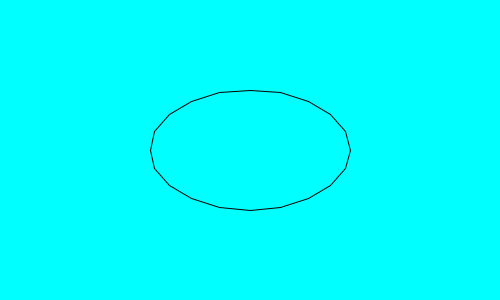
Frame 1 (no input)
Frame 60 (the mouse pressed at the canvas centre just before this capture): identical to frame 1, image omitted
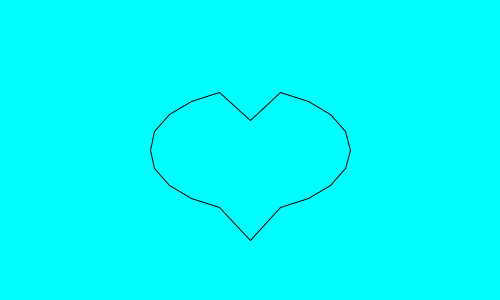
Frame 120 (the mouse held since frame 60 and released just before this capture)

The Processing sketch that drew these frames (run headless with seeded random() and noise(); from frame 60 on, the mouse is pressed at the canvas centre):

// Processing sketch: m9Pvector
// ── m9Pvector.pde
CObject a;
void setup() {
  size(500, 300);
  a = new CObject();
}
void draw() {
  background(0,255,255);
  a.update();
}

// ── object.pde
class CObject{
  CObject(){
    v = new PVector(width/2.0,height/2.0);
    //v = new PVector(0,0);
    OPT = 1;
    init();
  };
  CObject(PVector vv, int option){
    v = vv;
    OPT = option;
    init();
  };
  PVector[] obj;
  PVector v;  // center point
  int OPT,N;  // OPT 1 ellipse OPT 0 rectangular, N = # of vertices
  void init(){
    N = 20;
    float a = 100;
    float b = 60;    
    obj = new PVector[N];
    //translate(width/2.0,height/2.0);
    scale(1,-1);
    int i=0;
    for(float angle=0;angle<360;angle+=360.0/N,i++){
      float th = radians(angle);
      obj[i] = new PVector(a*cos(th),b*sin(th));
      obj[i].add(v); 
    }
  }
  void update(){
    line(obj[N-1].x,newY(N-1),obj[0].x,newY(0));
    for(int i=1;i<N;i++) 
    line(obj[i-1].x,newY(i-1),obj[i].x,newY(i));
  }
  float newY(int n){
    float dist = abs(mouseX-obj[n].x);
    if(dist>30) dist = 0;
    else dist = (30 - dist);
    return obj[n].y+dist;
    /*if(dist>30) dist = 1;
    else dist = (30 - dist)/10.0;
    return obj[n].y*dist;*/
  }
};
